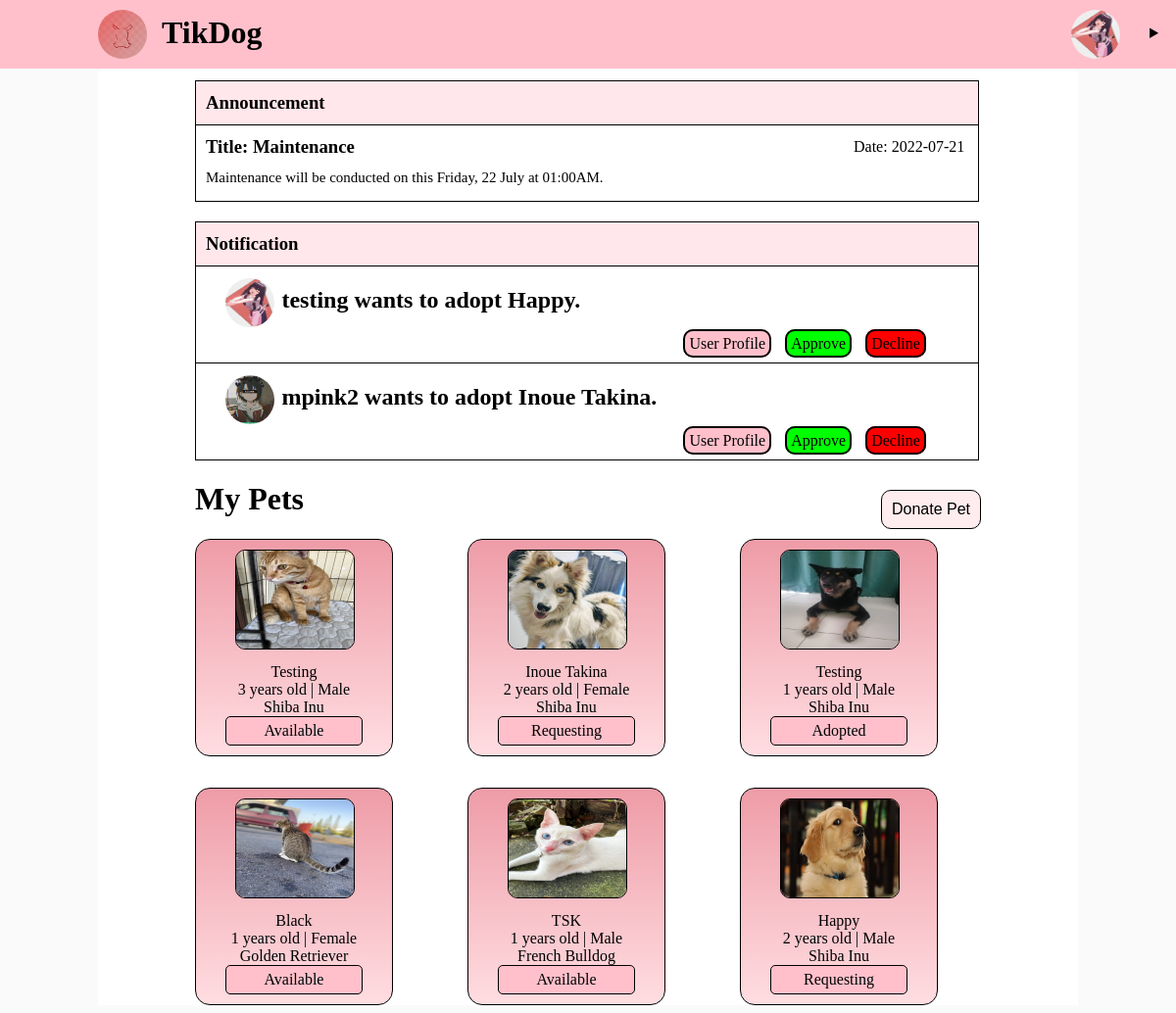
The page /php/donor.php (signed in) on the database its author committed.
### tables this page shows
CREATE TABLE `announcement` (
  `AnnouncementID` int(11) NOT NULL,
  `AnnTitle` varchar(100) NOT NULL,
  `AnnContent` varchar(100) NOT NULL,
  `AnnDate` date NOT NULL
);

CREATE TABLE `pets` (
  `PetsID` int(11) NOT NULL,
  `PetName` varchar(100) NOT NULL,
  `PetBody` varchar(100) NOT NULL,
  `Color` varchar(100) NOT NULL,
  `Vaccinated` varchar(20) NOT NULL,
  `Spayed` varchar(20) NOT NULL,
  `Species` varchar(100) NOT NULL,
  `Gender` varchar(6) NOT NULL,
  `PetCondition` varchar(100) NOT NULL,
  `Dewormed` varchar(20) NOT NULL,
  `Image` varchar(100) NOT NULL,
  `PetAge` int(20) NOT NULL,
  `PetStatus` varchar(100) NOT NULL,
  `DonorID` int(11) NOT NULL,
  `AdopterID` int(11) NOT NULL,
  `Description` varchar(500) NOT NULL
);

CREATE TABLE `user` (
  `UserID` int(11) NOT NULL,
  `Username` varchar(50) NOT NULL,
  `Password` varchar(50) NOT NULL,
  `FirstName` varchar(50) NOT NULL,
  `LastName` varchar(50) NOT NULL,
  `DOB` date NOT NULL,
  `Gender` varchar(6) NOT NULL,
  `ContactNumber` varchar(20) NOT NULL,
  `Email` varchar(50) NOT NULL,
  `Address` varchar(200) NOT NULL,
  `Location` varchar(50) NOT NULL,
  `Avatar` varchar(100) NOT NULL,
  `SocialMedia` varchar(100) NOT NULL
);

### php/donor.php (the view, shortened to what this page needs)
<?php
    include_once('conn.php');
    $sql_announcement = "SELECT * FROM announcement ORDER BY AnnDate DESC LIMIT 1";
    $result_announcement = mysqli_query($conn, $sql_announcement);
    $userID = $_SESSION['userID'];
    $sql_notification = "SELECT *
                        FROM pets INNER JOIN user
                        ON pets.AdopterID = user.UserID
                        WHERE pets.PetStatus = 'Requesting' AND pets.DonorID = '$userID' ";
    $result_notification = mysqli_query($conn, $sql_notification);
    $sql_pets = "SELECT pets.PetsID, pets.PetName, pets.PetAge, pets.Gender, pets.Species, pets.PetStatus, pets.Image, donor.PetID, donor.DonorID, donor.DonateTIme, user.UserID, user.FirstName, user.LastName, user.Location
            FROM pets INNER JOIN donor
            ON pets.PetsID = donor.PetID
            INNER JOIN user
            ON donor.DonorID = user.UserID
            WHERE pets.DonorID = '$userID'
            GROUP BY pets.PetsID
            ORDER BY donor.DonateTIme DESC";
    $result_pets = mysqli_query($conn, $sql_pets);
?>
<!DOCTYPE html>
<html lang="en">
<head>
    <link rel="stylesheet" href="sweetalert2.min.css">
</head>
<body>
    <?php include('header.php');?>
    <div class="wrapper">
        <div class="announcement">
            <?php
                if (mysqli_num_rows($result_announcement)>0)
                {
                    while($row_announcement = mysqli_fetch_assoc($result_announcement)){?>
                    <table style="width: 800px;">
                        <tr style="border: 1px solid black;">
                            <td style="background-color: rgba(255, 192, 203, 0.39);" colspan="2"><h3>Announcement</h3></td>
                        </tr>
                        <tr>
                            <td style="width: 650px;"><?php echo "<h3>Title: " . $row_announcement['AnnTitle']."</h3>"; ?></td>
                            <td ><?php echo "Date: ". $row_announcement['AnnDate']; ?></td>
                        </tr>
                        <tr>
                            <td style="font-size: 15px; padding-bottom: 15px;" colspan="2"><?php echo $row_announcement['AnnContent']; ?></td>
                        </tr>
                    </table>
                    <?php } ?>
                <?php }?>
        </div>
        <div class="notification">
            <table style="width: 800px;">
                    <tr style="border: 1px solid black;">
                        <td style="background-color: rgba(255, 192, 203, 0.39);" colspan="2"><h3>Notification</h3></td>
                    </tr>
        <?php
            if (mysqli_num_rows($result_notification)>0)
            {
                while($row_notification = mysqli_fetch_assoc($result_notification)){?>
                    <tr>
                        <td style="padding-left: 30px;"><?php echo "<img src='../img_user/".$row_notification['Avatar']."' alt='' height='50px' width='50px'" ?></td>
                        <td style="padding-left: 0px;"><?php echo "<h2>".$row_notification['Username']. " wants to adopt ".$row_notification['PetName'].".</h2>" ?></td>
                    </tr>
                    <tr style="border-bottom:1px solid black">
                        <td></td>
                        <td style="padding-bottom: 10px;">
                            <a type="button" class="btn" href ="profile.php?userID=<?php echo $row_notification['UserID']?>" style="margin-left: 400px; background:pink;">User Profile</a>
                            <a type="button" class="approvalBtn"  href="donorApprove.php?PetID=<?php echo $row_notification['PetsID']?>" style="margin-left: 10px; background: lime;">Approve</a>
                            <a type="button" class="declineBtn"  href="donorDecline.php?PetID=<?php echo $row_notification['PetsID']?>" style="margin-left: 10px; background: red;">Decline</a>
                        </td>
                    </tr>
                <?php } ?>
                </table>
            <?php }?>
        </div>
        <h1>My Pets</h1>
        <div class="donateBtn">
            <button type="button" class="donatePet" onclick="window.location.href='donatepet.php';">Donate Pet</button>
        </div>
        <div class="pets">
            <?php while($row_pets = mysqli_fetch_assoc($result_pets)){?>
                <div class="information">
                    <a href="mypet.php?PetsID=<?php echo $row_pets['PetsID'];?>">
                        <?php echo '<img src="../petimg/'.$row_pets['Image'].'" alt="picture">'; ?>
                    </a>
                    <ul style="padding-left: 30px; margin-top:0; margin-bottom:10px;">
                        <li><?php echo $row_pets['PetName']; ?></li>
                        <li><?php echo $row_pets['PetAge'] ." years old | ". $row_pets['Gender']; ?></li>
                        <li><?php echo $row_pets['Species']; ?></li>
                        <li style="border: 1px solid black; border-radius:5px; background-color:pink; padding-top:5px; padding-bottom:5px;"><?php echo $row_pets['PetStatus']; ?></li>
                    </ul>
                </div>
            <?php } ?>
        </div>
    </div>
</body>
</html>

### php/donor.php (style rules this page uses)
body { background-color: rgba(0, 0, 0, 0.02); }
.wrapper { width: 1000px; display: grid; justify-content: center; margin: 0 auto; margin-top: 10px; background-color: #fff; }
.announcement table { margin-top: 10px; margin-bottom: 20px; border: 1px solid black; border-collapse: collapse; }
.announcement table tr td { padding-left: 10px; }
.announcement table tr td h3 { margin-top: 10px; margin-bottom: 10px; }
.notification table { border: 1px solid black; border-collapse: collapse; }
.notification table tr td { padding-left: 10px; }
.notification table tr td h3 { margin-top: 10px; margin-bottom: 10px; }
.notification table tr td img { border-radius: 50%; margin-top: 10px; }
.pets { display: grid; gap: 2rem; grid-template-columns: repeat(3, 1fr); }
.information { width: 200px; border: 1px solid black; border-radius: 15px; background: linear-gradient(to bottom, #ee9ca7, #ffdde1); }
.information ul li { display: flex; justify-content: center; margin-right: 30px; cursor:context-menu }
.information a img { height: 100px; width: 120px; border: 1px solid black; border-radius: 10px; margin: 10px 40px; }
.donateBtn { margin-left: 700px; margin-top: -50px; }
.donateBtn button { padding: 10px; background-color: rgba(255, 192, 203, 0.307); border: 1px solid black; border-radius: 10px; }
.donatePet, .btn, .approvalBtn, .declineBtn { cursor: pointer; border: 2px solid black; padding:4px; border-radius: 10px; text-decoration: none; color: black; font-size:medium; }

### rows shown on the page
announcement: AnnTitle "Maintenance", AnnDate "2022-07-21", AnnContent "Maintenance will be conducted on this Friday, 22 July at 01:00AM."
pets: user.Avatar (picture), user.Username "testing", PetName "Happy", Image (picture), PetAge "2", Gender "Male", Species "Shiba Inu", PetStatus "Requesting"
pets: user.Avatar (picture), user.Username "mpink2", PetName "Inoue Takina", Image (picture), PetAge "2", Gender "Female", Species "Shiba Inu", PetStatus "Requesting"
pets: Image (picture), PetName "Testing", PetAge "3", Gender "Male", Species "Shiba Inu", PetStatus "Available"
pets: Image (picture), PetName "Testing", PetAge "1", Gender "Male", Species "Shiba Inu", PetStatus "Adopted"
pets: Image (picture), PetName "Black", PetAge "1", Gender "Female", Species "Golden Retriever", PetStatus "Available"
pets: Image (picture), PetName "TSK", PetAge "1", Gender "Male", Species "French Bulldog", PetStatus "Available"
